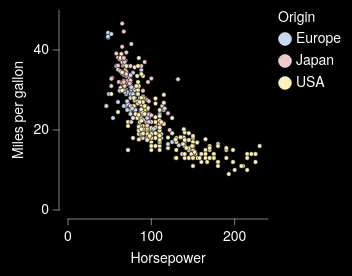

Describe this chart as a Vega-Lite specification.
### Vega-Lite specification from a JSON file in a GitHub repository (floating-point values rounded to 4 significant figures; data arrays with more than 128 entries replaced by an {"elided": "..."} marker saying what was removed)
{"background": "black", "config": {"arc": {"fill": "#DBDBDB", "fillOpacity": 1.0, "innerRadius": 25.0, "padAngle": 0.03, "stroke": "black", "strokeOpacity": 1, "strokeWidth": 0.25}, "area": {"fill": "#DBDBDB", "fillOpacity": 1.0, "stroke": "black", "strokeOpacity": 1, "strokeWidth": 0.25}, "axis": {"domain": true, "domainCap": "round", "domainColor": "white", "domainWidth": 0.25, "grid": false, "gridCap": "round", "gridColor": "#F1F1F1", "gridDash": [0, 0], "gridOpacity": 1.0, "gridWidth": 0.25, "labelColor": "white", "labelFont": "Helvetica Neue", "labelFontSize": 7, "labelFontStyle": "normal", "labelFontWeight": 400, "offset": 4.5, "ticks": true, "tickCap": "round", "tickColor": "white", "tickRound": false, "tickSize": 3, "tickWidth": 0.25, "titleColor": "white", "titleFont": "Helvetica Neue", "titleFontSize": 7, "titleFontStyle": "normal", "titleFontWeight": 400}, "axisX": {"domain": true, "labelAlign": "center", "labelAngle": 0, "labels": true, "ticks": true, "translate": 0}, "axisY": {"domain": true, "labelAlign": "right", "labelAngle": 0, "labels": true, "ticks": true, "translate": 0}, "axisRight": {"domain": true, "labelAlign": "left", "labelAngle": 0, "labels": true, "ticks": true, "translate": 0}, "axisTop": {"domain": true, "labelAlign": "center", "labelAngle": 0, "labels": true, "ticks": true, "translate": 0}, "axisBand": {"tickOffset": 0}, "bar": {"fill": "#DBDBDB", "fillOpacity": 1.0, "stroke": "black", "strokeOpacity": 1, "strokeWidth": 0.25}, "boxplot": {"size": 9.0, "ticks": {"cornerRadius": 0.25, "fill": "white", "size": 4.5, "thickness": 0.25}, "box": {"fillOpacity": 1.0, "stroke": "black", "strokeOpacity": 1, "strokeWidth": 0.25}, "median": {"fill": "black", "fillOpacity": 1.0, "size": 9.0, "thickness": 0.25}, "rule": {"fill": "white", "fillOpacity": 1.0, "size": 10.0, "stroke": "white", "strokeDash": [0, 0], "strokeOpacity": 1, "strokeWidth": 0.25}, "outliers": {"color": "white", "fill": "white", "fillOpacity": 1.0, "size": 0, "stroke": "black", "strokeOpacity": 1, "strokeWidth": 0.25}}, "circle": {"fill": "white", "fillOpacity": 1.0, "size": 0.5, "stroke": null, "strokeOpacity": 1, "strokeWidth": 0.25}, "errorband": {"band": {"fillOpacity": 0.6, "stroke": null, "strokeWidth": 0.25, "strokeOpacity": 1}, "borders": {"opacity": 0, "strokeOpacity": 0.25, "strokeWidth": 1}}, "errorbar": {"opacity": 1, "rule": {"strokeDash": [0, 0], "strokeWidth": 0.25}, "ticks": {"color": "white", "cornerRadius": 0.125, "opacity": 1, "size": 6.0, "thickness": 0.25}, "thickness": 0.25}, "font": "Helvetica Neue", "geoshape": {"fill": "#DBDBDB", "fillOpacity": 1.0, "stroke": "white", "strokeOpacity": 1, "strokeWidth": 0.25}, "header": {"labelColor": "white", "labelFont": "Helvetica Neue", "labelFontSize": 7, "labelFontStyle": "normal", "labelFontWeight": 400, "titleColor": "white", "titleFont": "Helvetica Neue", "titleFontSize": 7, "titleFontStyle": "normal", "titleFontWeight": 400, "titlePadding": 0}, "legend": {"disable": false, "offset": 4.5, "titlePadding": 4, "labelOffset": 2, "gradientLabelOffset": 2, "gradientLength": 50.0, "gradientThickness": 5.0, "gradientOpacity": 1.0, "gradientStrokeColor": "white", "gradientStrokeWidth": 0.25, "labelColor": "white", "labelFont": "Helvetica Neue", "labelFontSize": 7, "labelFontStyle": "normal", "labelFontWeight": 400, "strokeColor": "white", "strokeWidth": 0, "symbolSize": 42, "symbolStrokeColor": "white", "symbolStrokeWidth": 0.25, "titleColor": "white", "titleFont": "Helvetica Neue", "titleFontSize": 7, "titleFontStyle": "normal", "titleFontWeight": 400}, "line": {"color": "white", "stroke": "white", "strokeCap": "round", "strokeDash": [0, 0], "strokeOpacity": 1, "strokeWidth": 0.375}, "point": {"filled": true, "fill": "#DBDBDB", "fillOpacity": 1.0, "size": 5.0, "stroke": "black", "strokeOpacity": 1, "strokeWidth": 0.25}, "range": {"category": ["#C6D9F1", "#F1C9CB", "#FEF0B9", "#CEE37A", "#7AA8E0", "#E589A3", "#FDDD5D", "#68B961", "#4177B1", "#C35082", "#E5C227", "#438156"], "diverging": {"scheme": ["#C35082", "#CE6D94", "#D989A7", "#E2A4BA", "#EABFCE", "#F1DBE2", "#F6F6F6", "#D7E0EB", "#B9CBE0", "#9BB6D5", "#7DA1C9", "#5F8CBD", "#4177B1"]}, "heatmap": {"scheme": ["#DFE9F7", "#C6D9F1", "#ADC8EC", "#94B8E6", "#7AA8E0", "#6097DA", "#4D87CA", "#4177B1", "#386898", "#2F597F", "#264A69", "#1D3A58"]}, "ordinal": {"scheme": ["#F1F1F1", "#DBDBDB", "#C6C6C6", "#B2B2B2", "#9D9D9D", "#898989", "#767676", "#636363", "#515151", "#404040", "#2F2F2F", "#1F1F1F"]}, "ramp": {"scheme": ["#DFE9F7", "#C6D9F1", "#ADC8EC", "#94B8E6", "#7AA8E0", "#6097DA", "#4D87CA", "#4177B1", "#386898", "#2F597F", "#264A69", "#1D3A58"]}}, "rule": {"color": "white", "stroke": "white", "strokeCap": "round", "strokeDash": [2, 2], "strokeOpacity": 1, "strokeWidth": 0.25}, "scale": {"bandPaddingInner": 0.1, "bandPaddingOuter": 0.1, "round": false}, "rect": {"fill": "#DBDBDB", "fillOpacity": 1.0, "stroke": "black", "strokeOpacity": 1, "strokeWidth": 0.25}, "square": {"fill": "#DBDBDB", "fillOpacity": 1.0, "size": 10.0, "stroke": "black", "strokeOpacity": 1, "strokeWidth": 0.25}, "text": {"color": "white", "font": "Helvetica Neue", "fontSize": 7, "fontStyle": "normal", "fontWeight": 400}, "title": {"anchor": "middle", "frame": "group", "color": "white", "font": "Helvetica Neue", "fontSize": 7, "fontStyle": "normal", "fontWeight": 400, "subtitleColor": "white", "subtitleFont": "Helvetica Neue", "subtitleFontSize": "Helvetica Neue", "subtitleFontStyle": "normal", "subtitleFontWeight": 400}, "view": {"continuousWidth": 100, "continuousHeight": 100, "discreteWidth": 100, "discreteHeight": 100, "fill": null, "stroke": null, "strokeWidth": 0.25}}, "data": {"name": "data-7285c4e2e195e5a75737a34913199f5f"}, "mark": {"type": "point"}, "encoding": {"color": {"field": "Origin", "type": "nominal"}, "x": {"field": "Horsepower", "type": "quantitative"}, "y": {"field": "Miles_per_Gallon", "title": "Miles per gallon", "type": "quantitative"}}, "$schema": "https://vega.github.io/schema/vega-lite/v6.4.1.json", "datasets": {"data-7285c4e2e195e5a75737a34913199f5f": {"elided": "392 records"}}}
